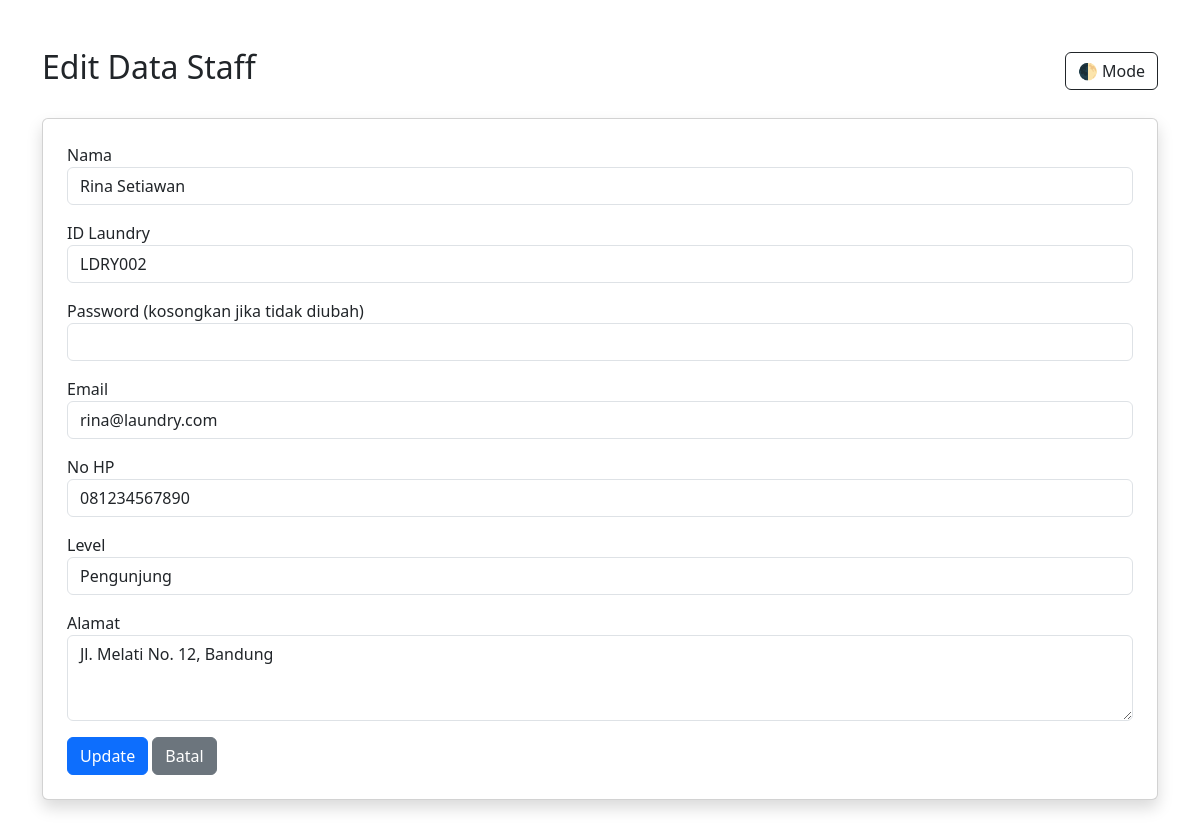
Screenshot of /laudry_app/admin/edit_staff.php?id=1 with the database file from the repository.
### tables this page shows
CREATE TABLE `staff` (
  `id` int(11) NOT NULL,
  `nama` varchar(100) NOT NULL,
  `id_laundry` varchar(50) NOT NULL,
  `password` varchar(255) NOT NULL,
  `email` varchar(100) NOT NULL,
  `no_hp` varchar(20) DEFAULT NULL,
  `level` enum('Admin','Pengunjung') NOT NULL DEFAULT 'Pengunjung',
  `alamat` text DEFAULT NULL
);

### laudry_app/admin/edit_staff.php (the view, shortened to what this page needs)
<?php
include '../koneksi.php';
$id = $_GET['id'];
$data = mysqli_fetch_assoc(mysqli_query($conn, "SELECT * FROM staff WHERE id = $id"));
?>
<!DOCTYPE html>
<html lang="id">
<head>
  <link href="https://cdn.jsdelivr.net/npm/bootstrap@5.3.0/dist/css/bootstrap.min.css" rel="stylesheet">
</head>
<body>
<div class="container py-5">
  <div class="d-flex justify-content-between align-items-center mb-4">
    <h2>Edit Data Staff</h2>
    <button class="btn btn-outline-dark" onclick="toggleDark()">🌓 Mode</button>
  </div>
  <div class="card shadow p-4">
    <form method="POST">
      <div class="mb-3"><label>Nama</label>
        <input type="text" name="nama" value="<?= $data['nama'] ?>" class="form-control" required></div>
      <div class="mb-3"><label>ID Laundry</label>
        <input type="text" name="id_laundry" value="<?= $data['id_laundry'] ?>" class="form-control" required></div>
      <div class="mb-3"><label>Password (kosongkan jika tidak diubah)</label>
        <input type="password" name="password" class="form-control" minlength="8"></div>
      <div class="mb-3"><label>Email</label>
        <input type="email" name="email" value="<?= $data['email'] ?>" class="form-control" required></div>
      <div class="mb-3"><label>No HP</label>
        <input type="text" name="no_hp" value="<?= $data['no_hp'] ?>" class="form-control" required></div>
      <div class="mb-3"><label>Level</label>
        <select name="level" class="form-control" required>
          <option value="Pengunjung" <?= $data['level'] == 'Pengunjung' ? 'selected' : '' ?>>Pengunjung</option>
        </select></div>
      <div class="mb-3"><label>Alamat</label>
        <textarea name="alamat" class="form-control" rows="3" required><?= $data['alamat'] ?></textarea></div>
      <button type="submit" class="btn btn-primary">Update</button>
      <a href="staff.php" class="btn btn-secondary">Batal</a>
    </form>
  </div>
</div>
</body>
</html>

### rows the page displays
staff: nama "Rina Setiawan", id_laundry "LDRY002", email "rina@laundry.com", no_hp "081234567890", level "Pengunjung", alamat "Jl. Melati No. 12, Bandung"
